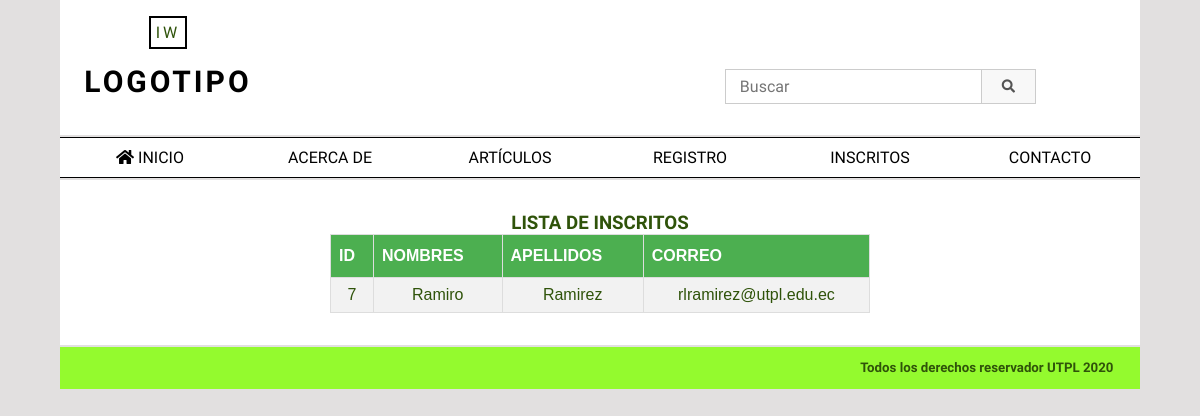
Page /resources/inscritos.php on the earlier database version.
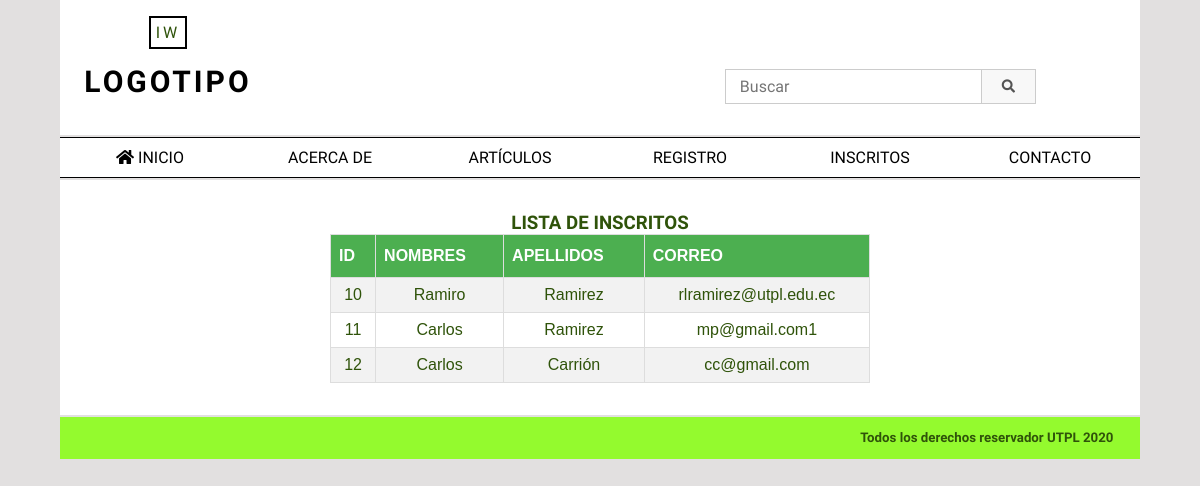
Same page on the later database version.
### tables this page shows
CREATE TABLE `inscritos` (
  `id` int(11) NOT NULL,
  `nombres` varchar(100) NOT NULL,
  `apellidos` varchar(100) NOT NULL,
  `correo` varchar(100) NOT NULL,
  `dni` varchar(11) NOT NULL,
  `pais` varchar(100) NOT NULL,
  `sexo` int(2) NOT NULL
);

### dll/class_mysqli.php (the view, shortened to what this page needs)
<?php
class clase_mysqli{
	var $BaseDatos;
	var $Servidor;
	var $Usuario;
	var $Clave;
	var $Conexion_ID=0;
	var $Consulta_ID=0;
	function clase_mysqli($host="", $user="", $pass="", $db=""){
		$this->BaseDatos=$db;
		$this->Servidor=$host;
		$this->Usuario=$user;
		$this->Clave=$pass;
	}
	function conectar($host, $user, $pass, $db){
		if($db != "")$this->BaseDatos=$db;
		if($host != "")$this->Servidor=$host;
		if($user != "")$this->Usuario=$user;
		$this->Conexion_ID=new mysqli($this->Servidor, $this->Usuario, $this->Clave, $this->BaseDatos);
		return$this->Conexion_ID;
	}
	function consulta($sql=""){
		$this->Consulta_ID=mysqli_query($this->Conexion_ID,$sql);
		return $this->Consulta_ID;
	}
	function numcampos(){
		return mysqli_num_fields($this->Consulta_ID);
	}
	function verconsulta(){
		$listGener[1]="Masculino";
		$listGener[2]="Femenino";
		echo "<table border=1 class='tableData'>";
		echo "<tr>";
		for ($i=0; $i < $this->numcampos() ; $i++) {
			echo  "<th>".mysqli_fetch_field_direct($this->Consulta_ID, $i)->name."</th>";
		}
		echo "</tr>";
		while ($row=mysqli_fetch_array($this->Consulta_ID)) {
			echo "<tr>";
			for ($i=0; $i < $this->numcampos(); $i++) {
				if ($i==6) {
					echo "<td>".$listGener[$row[$i]]."</td>";
				}else{
					echo "<td>".$row[$i]."</td>";
				}
			}
			echo "</tr>";
		}
		echo "</table>";
	}
}
?>

### resources/inscritos.php (shortened to what this page needs)
<?php
	include ("../dll/class_mysqli.php");
	$miconexion = new clase_mysqli;
	$miconexion->conectar(DBHOST, DBUSER, DBPASS, DBNAME);
?>
<!DOCTYPE html>
<html lang="es">
<head>
    <link rel="stylesheet" href="https://use.fontawesome.com/releases/v5.5.0/css/all.css">
    <link rel="stylesheet" href="../css/estilos.css">
</head>
<body>
    <header class="cabeceraPrincipal">
        <div class="logo">
            <p class="iniciales-logo">IW</p>
            <h1>LOGOTIPO</h1>
        </div>
        <section class="seccionCabecera">
            <aside class="buscador">
                <div class="barra-busqueda">
                    <input type="text" name="" placeholder="Buscar">
                    <button type="submit"><i class="fas fa-search"></i></button>
                </div>
            </aside>
        </section>
    </header>
    <nav class="menuPrincipal">
        <a href="../"><i class="fas fa-home"></i> Inicio</a>
        <a href="#">Acerca de</a>
        <a href="#">Artículos</a>
        <a href="../public/registro.html">Registro</a>
        <a href="./inscritos.php">Inscritos</a>
        <a href="#">Contacto</a>
    </nav>
    <main>
        <section class="formulario">
        <h3>LISTA DE INSCRITOS</h3>
            <?php
            $miconexion->consulta("select id, nombres, apellidos, correo from inscritos");
            $miconexion->verconsulta();
            ?>
        </section>
    </main>
    <footer class="piePagina">
        <h5>Todos los derechos reservador UTPL 2020</h5>
    </footer>
</body>
</html>

### css/estilos.css (style rules this page uses)
* { padding: 0; margin: 0; }
a { text-decoration: none; }
body { font-family: 'Roboto Condensed', sans-serif; font-weight: 300; background-color: #e2e0e0; }
header.cabeceraPrincipal, nav.menuPrincipal, section.galeriaPrinicpal,aside.sponsor,main,footer.piePagina { background-color: rgb(148, 250, 46); color: rgb(47, 83, 10); width: 90%; margin: 0 auto; }
header.cabeceraPrincipal { background-color: #ffffff; }
.cabeceraPrincipal .logo { margin-bottom: 20px; text-transform: uppercase; letter-spacing: 3px; width: 20%; display: inline-block; text-align: center; padding: 1em 0; }
header.cabeceraPrincipal h1 { font-size: 30px; color: black; }
.logo .iniciales-logo { padding: 5px; border: 2px solid #000; display: inline-block; font-size: 16px; margin-bottom: 15px; }
section.seccionCabecera { width: 70%; display: inline-block; text-align: right; }
.seccionCabecera .barra-busqueda { display: flex; align-items: center; justify-content: right; }
.seccionCabecera .barra-busqueda input { min-width: 30%; padding: 0 14px; height: 33px; line-height: 35px; border: 1px solid #ccc; font-size: 16px; font-family: 'Roboto Condensed', sans-serif; }
.seccionCabecera .barra-busqueda button { height: 35px; border: 1px solid #ccc; border-left: none; color: #545454; background: #f8f8f8; padding: 0 20px; cursor: pointer; }
.formulario { width: 50%; padding: 2em 0; margin: 0 auto; }
.tableData { font-family: "Trebuchet MS", Arial, Helvetica, sans-serif; border-collapse: collapse; width: 100%; }
.tableData td, .tableData th { border: 1px solid #ddd; padding: 8px; }
.tableData tr:nth-child(even) { background-color: #f2f2f2; }
.tableData th { padding-top: 12px; padding-bottom: 12px; text-align: left; background-color: #4CAF50; color: white; text-transform: uppercase; }
nav.menuPrincipal, main,aside.sponsor,footer.piePagina { margin-top: 2px; }
.menuPrincipal { border-top: 1px solid #000; border-bottom: 1px solid #000; display: flex; justify-content: space-between; }
.menuPrincipal a { background: #ffffff; padding: 10px; color: #000; display: block; text-decoration: none; text-transform: uppercase; font-weight: 400; width: 100%; text-align: center; transition: 0.2s ease all; font-size: 16px; }
main { text-align: center; background-color: #ffffff; }
footer.piePagina { text-align: right; }
footer.piePagina h5 { padding: 1em 2em; }

Differences in the rows shown:
removed inscritos: id "7", nombres "Ramiro", apellidos "Ramirez", correo "rlramirez@utpl.edu.ec"
added inscritos: id "10", nombres "Ramiro", apellidos "Ramirez", correo "rlramirez@utpl.edu.ec"
added inscritos: id "11", nombres "Carlos", apellidos "Ramirez", correo "mp@gmail.com1"
added inscritos: id "12", nombres "Carlos", apellidos "Carrión", correo "cc@gmail.com"
